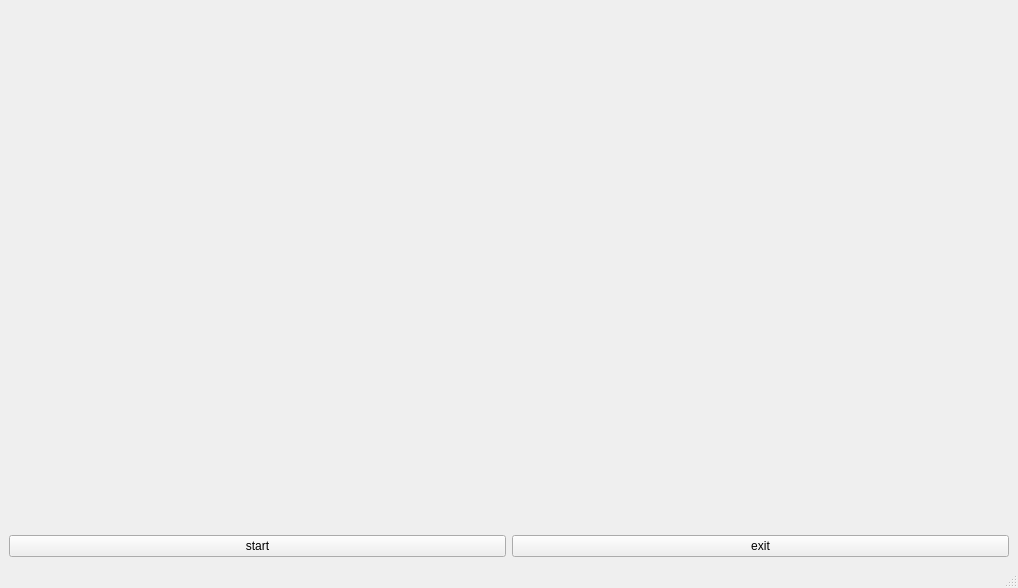
<?xml version="1.0" encoding="UTF-8"?>
<ui version="4.0">
 <class>MainWindow</class>
 <widget class="QMainWindow" name="MainWindow">
  <property name="geometry">
   <rect>
    <x>0</x>
    <y>0</y>
    <width>1018</width>
    <height>588</height>
   </rect>
  </property>
  <property name="windowTitle">
   <string>MainWindow</string>
  </property>
  <widget class="QWidget" name="centralwidget">
   <layout class="QGridLayout" name="gridLayout">
    <item row="1" column="0">
     <widget class="QPushButton" name="start">
      <property name="text">
       <string>start</string>
      </property>
     </widget>
    </item>
    <item row="1" column="1">
     <widget class="QPushButton" name="stop">
      <property name="text">
       <string>exit</string>
      </property>
     </widget>
    </item>
    <item row="0" column="0" colspan="2">
     <widget class="QWidget" name="widget" native="true">
      <property name="minimumSize">
       <size>
        <width>1000</width>
        <height>500</height>
       </size>
      </property>
     </widget>
    </item>
   </layout>
  </widget>
  <widget class="QMenuBar" name="menubar">
   <property name="geometry">
    <rect>
     <x>0</x>
     <y>0</y>
     <width>1018</width>
     <height>21</height>
    </rect>
   </property>
  </widget>
  <widget class="QStatusBar" name="statusbar"/>
 </widget>
 <resources/>
 <connections/>
</ui>
